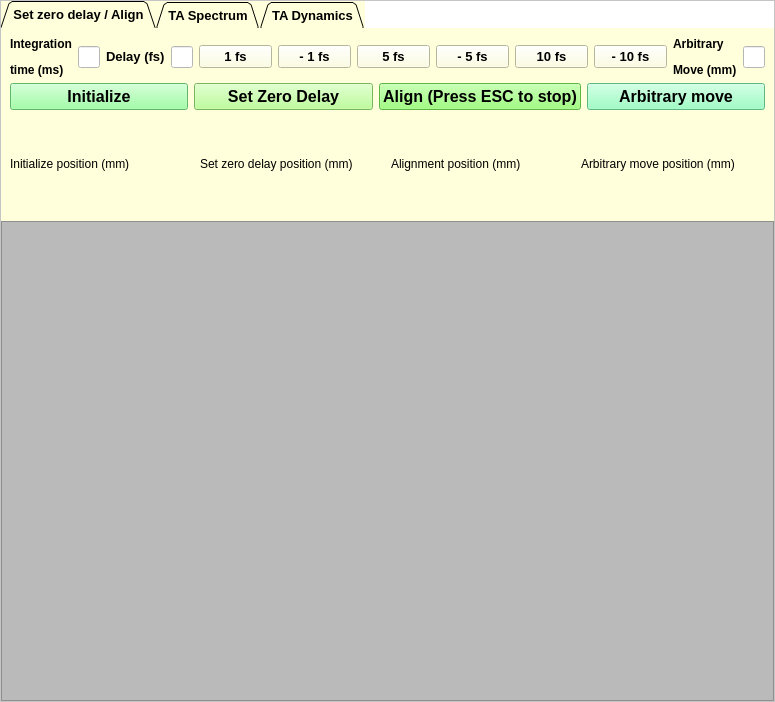
<?xml version="1.0" encoding="UTF-8"?>
<ui version="4.0">
 <class>MainWindow</class>
 <widget class="QMainWindow" name="MainWindow">
  <property name="geometry">
   <rect>
    <x>0</x>
    <y>0</y>
    <width>775</width>
    <height>702</height>
   </rect>
  </property>
  <property name="minimumSize">
   <size>
    <width>600</width>
    <height>400</height>
   </size>
  </property>
  <property name="maximumSize">
   <size>
    <width>16777215</width>
    <height>16777215</height>
   </size>
  </property>
  <property name="windowTitle">
   <string>Transient Absorption</string>
  </property>
  <widget class="QWidget" name="centralwidget">
   <layout class="QGridLayout" name="gridLayout">
    <property name="leftMargin">
     <number>0</number>
    </property>
    <property name="topMargin">
     <number>0</number>
    </property>
    <property name="rightMargin">
     <number>0</number>
    </property>
    <property name="bottomMargin">
     <number>0</number>
    </property>
    <item row="0" column="0">
     <widget class="QFrame" name="frame_2">
      <property name="minimumSize">
       <size>
        <width>600</width>
        <height>400</height>
       </size>
      </property>
      <property name="styleSheet">
       <string notr="true">background-color: rgb(255, 255, 255);</string>
      </property>
      <property name="frameShape">
       <enum>QFrame::StyledPanel</enum>
      </property>
      <property name="frameShadow">
       <enum>QFrame::Raised</enum>
      </property>
      <layout class="QVBoxLayout" name="verticalLayout_2">
       <property name="spacing">
        <number>0</number>
       </property>
       <property name="leftMargin">
        <number>0</number>
       </property>
       <property name="topMargin">
        <number>0</number>
       </property>
       <property name="rightMargin">
        <number>0</number>
       </property>
       <property name="bottomMargin">
        <number>0</number>
       </property>
       <item>
        <widget class="QTabWidget" name="tabWidget">
         <property name="minimumSize">
          <size>
           <width>400</width>
           <height>0</height>
          </size>
         </property>
         <property name="maximumSize">
          <size>
           <width>16777215</width>
           <height>220</height>
          </size>
         </property>
         <property name="font">
          <font>
           <pointsize>10</pointsize>
           <weight>75</weight>
           <bold>true</bold>
          </font>
         </property>
         <property name="styleSheet">
          <string notr="true">background-color: rgb(255, 255, 219);
border-right-color: rgb(0, 0, 0);
border-color: rgb(0, 0, 0);</string>
         </property>
         <property name="tabPosition">
          <enum>QTabWidget::North</enum>
         </property>
         <property name="tabShape">
          <enum>QTabWidget::Triangular</enum>
         </property>
         <property name="currentIndex">
          <number>0</number>
         </property>
         <property name="movable">
          <bool>false</bool>
         </property>
         <widget class="QWidget" name="tab">
          <attribute name="title">
           <string>Set zero delay / Align</string>
          </attribute>
          <layout class="QGridLayout" name="gridLayout_2">
           <item row="1" column="0">
            <layout class="QHBoxLayout" name="horizontalLayout_2">
             <item>
              <widget class="QPushButton" name="initialize_pushButton">
               <property name="font">
                <font>
                 <pointsize>12</pointsize>
                 <weight>75</weight>
                 <bold>true</bold>
                </font>
               </property>
               <property name="styleSheet">
                <string notr="true">background-color: rgb(134, 255, 144);</string>
               </property>
               <property name="text">
                <string>Initialize</string>
               </property>
              </widget>
             </item>
             <item>
              <widget class="QPushButton" name="set_zerodelay_pushButton">
               <property name="font">
                <font>
                 <pointsize>12</pointsize>
                 <weight>75</weight>
                 <bold>true</bold>
                </font>
               </property>
               <property name="styleSheet">
                <string notr="true">background-color: rgb(170, 255, 127);</string>
               </property>
               <property name="text">
                <string>Set Zero Delay</string>
               </property>
              </widget>
             </item>
             <item>
              <widget class="QPushButton" name="align_pushButton">
               <property name="font">
                <font>
                 <pointsize>12</pointsize>
                 <weight>75</weight>
                 <bold>true</bold>
                </font>
               </property>
               <property name="styleSheet">
                <string notr="true">background-color: rgb(131, 255, 93);</string>
               </property>
               <property name="text">
                <string>Align (Press ESC to stop)</string>
               </property>
              </widget>
             </item>
             <item>
              <widget class="QPushButton" name="arb_move_pushButton">
               <property name="font">
                <font>
                 <pointsize>12</pointsize>
                 <weight>75</weight>
                 <bold>true</bold>
                </font>
               </property>
               <property name="styleSheet">
                <string notr="true">background-color: rgb(131, 255, 181);</string>
               </property>
               <property name="text">
                <string>Arbitrary move</string>
               </property>
              </widget>
             </item>
            </layout>
           </item>
           <item row="0" column="0">
            <layout class="QHBoxLayout" name="horizontalLayout">
             <item>
              <widget class="QLabel" name="inttime_strt_label">
               <property name="text">
                <string>&lt;html&gt;&lt;head/&gt;&lt;body&gt;&lt;p&gt;&lt;span style=&quot; font-size:9pt; font-weight:600;&quot;&gt;Integration&lt;/span&gt;&lt;/p&gt;&lt;p&gt;&lt;span style=&quot; font-size:9pt; font-weight:600;&quot;&gt;time (ms)&lt;/span&gt;&lt;/p&gt;&lt;/body&gt;&lt;/html&gt;</string>
               </property>
              </widget>
             </item>
             <item>
              <widget class="QLineEdit" name="strt_inttime_lineEdit">
               <property name="maximumSize">
                <size>
                 <width>300</width>
                 <height>16777215</height>
                </size>
               </property>
               <property name="styleSheet">
                <string notr="true">background-color: rgb(255, 255, 255);</string>
               </property>
              </widget>
             </item>
             <item>
              <widget class="QLabel" name="label_11">
               <property name="sizePolicy">
                <sizepolicy hsizetype="Preferred" vsizetype="Preferred">
                 <horstretch>0</horstretch>
                 <verstretch>0</verstretch>
                </sizepolicy>
               </property>
               <property name="text">
                <string>&lt;html&gt;&lt;head/&gt;&lt;body&gt;&lt;p&gt;&lt;span style=&quot; font-size:10pt; font-weight:600;&quot;&gt;Delay (fs)&lt;/span&gt;&lt;/p&gt;&lt;/body&gt;&lt;/html&gt;</string>
               </property>
              </widget>
             </item>
             <item>
              <widget class="QLineEdit" name="strt_delay_lineEdit">
               <property name="maximumSize">
                <size>
                 <width>300</width>
                 <height>16777215</height>
                </size>
               </property>
               <property name="styleSheet">
                <string notr="true">background-color: rgb(255, 255, 255);</string>
               </property>
              </widget>
             </item>
             <item>
              <widget class="QPushButton" name="one_fs_pushButton">
               <property name="font">
                <font>
                 <pointsize>10</pointsize>
                 <weight>75</weight>
                 <bold>true</bold>
                </font>
               </property>
               <property name="styleSheet">
                <string notr="true"/>
               </property>
               <property name="text">
                <string>1 fs</string>
               </property>
              </widget>
             </item>
             <item>
              <widget class="QPushButton" name="none_fs_pushButton">
               <property name="font">
                <font>
                 <pointsize>10</pointsize>
                 <weight>75</weight>
                 <bold>true</bold>
                </font>
               </property>
               <property name="text">
                <string>- 1 fs</string>
               </property>
              </widget>
             </item>
             <item>
              <widget class="QPushButton" name="five_fs_pushButton">
               <property name="font">
                <font>
                 <pointsize>10</pointsize>
                 <weight>75</weight>
                 <bold>true</bold>
                </font>
               </property>
               <property name="text">
                <string>5 fs</string>
               </property>
              </widget>
             </item>
             <item>
              <widget class="QPushButton" name="nfive_fs_pushButton">
               <property name="font">
                <font>
                 <pointsize>10</pointsize>
                 <weight>75</weight>
                 <bold>true</bold>
                </font>
               </property>
               <property name="text">
                <string>- 5 fs</string>
               </property>
              </widget>
             </item>
             <item>
              <widget class="QPushButton" name="ten_fs_pushButton">
               <property name="font">
                <font>
                 <pointsize>10</pointsize>
                 <weight>75</weight>
                 <bold>true</bold>
                </font>
               </property>
               <property name="text">
                <string>10 fs</string>
               </property>
              </widget>
             </item>
             <item>
              <widget class="QPushButton" name="nten_fs_pushButton">
               <property name="font">
                <font>
                 <pointsize>10</pointsize>
                 <weight>75</weight>
                 <bold>true</bold>
                </font>
               </property>
               <property name="text">
                <string>- 10 fs</string>
               </property>
              </widget>
             </item>
             <item>
              <widget class="QLabel" name="label_2">
               <property name="text">
                <string>&lt;html&gt;&lt;head/&gt;&lt;body&gt;&lt;p&gt;&lt;span style=&quot; font-size:9pt; font-weight:600;&quot;&gt;Arbitrary&lt;/span&gt;&lt;/p&gt;&lt;p&gt;&lt;span style=&quot; font-size:9pt; font-weight:600;&quot;&gt;Move (mm)&lt;/span&gt;&lt;/p&gt;&lt;/body&gt;&lt;/html&gt;</string>
               </property>
              </widget>
             </item>
             <item>
              <widget class="QLineEdit" name="arb_move_lineEdit">
               <property name="styleSheet">
                <string notr="true">background-color: rgb(255, 255, 255);</string>
               </property>
              </widget>
             </item>
            </layout>
           </item>
           <item row="2" column="0">
            <layout class="QHBoxLayout" name="horizontalLayout_7">
             <property name="sizeConstraint">
              <enum>QLayout::SetDefaultConstraint</enum>
             </property>
             <item>
              <widget class="QLabel" name="initialize_label">
               <property name="sizePolicy">
                <sizepolicy hsizetype="Preferred" vsizetype="Preferred">
                 <horstretch>0</horstretch>
                 <verstretch>0</verstretch>
                </sizepolicy>
               </property>
               <property name="minimumSize">
                <size>
                 <width>140</width>
                 <height>0</height>
                </size>
               </property>
               <property name="text">
                <string>Initialize position (mm)</string>
               </property>
              </widget>
             </item>
             <item>
              <widget class="QLabel" name="set_zero_delay_label">
               <property name="text">
                <string>Set zero delay position (mm)</string>
               </property>
              </widget>
             </item>
             <item>
              <widget class="QLabel" name="align_label">
               <property name="text">
                <string>Alignment position (mm)</string>
               </property>
              </widget>
             </item>
             <item>
              <widget class="QLabel" name="arb_move_label">
               <property name="text">
                <string>Arbitrary move position (mm)</string>
               </property>
              </widget>
             </item>
            </layout>
           </item>
          </layout>
         </widget>
         <widget class="QWidget" name="tab_3">
          <attribute name="title">
           <string>TA Spectrum</string>
          </attribute>
          <layout class="QGridLayout" name="gridLayout_3">
           <item row="0" column="0">
            <layout class="QHBoxLayout" name="horizontalLayout_3">
             <item>
              <widget class="QLabel" name="Dspc_label">
               <property name="text">
                <string>&lt;html&gt;&lt;head/&gt;&lt;body&gt;&lt;p&gt;&lt;span style=&quot; font-size:10pt; font-weight:600;&quot;&gt;Delay (fs)&lt;/span&gt;&lt;/p&gt;&lt;/body&gt;&lt;/html&gt;</string>
               </property>
              </widget>
             </item>
             <item>
              <widget class="QLineEdit" name="spc_delay_lineEdit">
               <property name="styleSheet">
                <string notr="true">background-color: rgb(255, 255, 255);</string>
               </property>
              </widget>
             </item>
             <item>
              <widget class="QLabel" name="inttime_spc_label">
               <property name="text">
                <string>&lt;html&gt;&lt;head/&gt;&lt;body&gt;&lt;p&gt;&lt;span style=&quot; font-size:10pt; font-weight:600;&quot;&gt;Integration Time (ms)&lt;/span&gt;&lt;/p&gt;&lt;/body&gt;&lt;/html&gt;</string>
               </property>
              </widget>
             </item>
             <item>
              <widget class="QLineEdit" name="spc_inttime_lineEdit">
               <property name="styleSheet">
                <string notr="true">background-color: rgb(255, 255, 255);</string>
               </property>
              </widget>
             </item>
            </layout>
           </item>
           <item row="1" column="0">
            <layout class="QHBoxLayout" name="horizontalLayout_4">
             <item>
              <widget class="QPushButton" name="spc_meas_pushButton">
               <property name="font">
                <font>
                 <pointsize>12</pointsize>
                 <weight>75</weight>
                 <bold>true</bold>
                </font>
               </property>
               <property name="styleSheet">
                <string notr="true">background-color: rgb(85, 255, 0);
background-color: rgb(170, 255, 127);</string>
               </property>
               <property name="text">
                <string>Measure</string>
               </property>
              </widget>
             </item>
             <item>
              <widget class="QPushButton" name="spc_clean_pushButton">
               <property name="font">
                <font>
                 <pointsize>12</pointsize>
                 <weight>75</weight>
                 <bold>true</bold>
                </font>
               </property>
               <property name="styleSheet">
                <string notr="true">background-color: rgb(255, 85, 0);
background-color: rgb(255, 152, 138);</string>
               </property>
               <property name="text">
                <string>Clear</string>
               </property>
              </widget>
             </item>
             <item>
              <widget class="QPushButton" name="spc_save_pushButton">
               <property name="font">
                <font>
                 <pointsize>12</pointsize>
                 <weight>75</weight>
                 <bold>true</bold>
                </font>
               </property>
               <property name="styleSheet">
                <string notr="true">background-color: rgb(173, 180, 255);</string>
               </property>
               <property name="text">
                <string>Save</string>
               </property>
              </widget>
             </item>
             <item>
              <widget class="QPushButton" name="spc_exit_pushButton">
               <property name="font">
                <font>
                 <pointsize>12</pointsize>
                 <weight>75</weight>
                 <bold>true</bold>
                </font>
               </property>
               <property name="styleSheet">
                <string notr="true">background-color: rgb(105, 203, 255);</string>
               </property>
               <property name="text">
                <string>Exit</string>
               </property>
              </widget>
             </item>
            </layout>
           </item>
           <item row="2" column="0">
            <layout class="QHBoxLayout" name="horizontalLayout_8">
             <item>
              <widget class="QLabel" name="spec_currpos_label">
               <property name="text">
                <string>Stage current position</string>
               </property>
              </widget>
             </item>
             <item>
              <widget class="QLabel" name="ta_out_range_label">
               <property name="text">
                <string/>
               </property>
              </widget>
             </item>
            </layout>
           </item>
          </layout>
         </widget>
         <widget class="QWidget" name="tab_2">
          <attribute name="title">
           <string>TA Dynamics</string>
          </attribute>
          <layout class="QGridLayout" name="gridLayout_4">
           <item row="0" column="0">
            <layout class="QHBoxLayout" name="horizontalLayout_5">
             <item>
              <widget class="QLabel" name="Dini_label">
               <property name="text">
                <string>&lt;html&gt;&lt;head/&gt;&lt;body&gt;&lt;p&gt;&lt;span style=&quot; font-size:12pt; font-weight:600;&quot;&gt;D&lt;/span&gt;&lt;span style=&quot; font-size:12pt; font-weight:600; vertical-align:sub;&quot;&gt;ini &lt;/span&gt;&lt;span style=&quot; font-size:12pt; font-weight:600;&quot;&gt;(fs)&lt;/span&gt;&lt;/p&gt;&lt;/body&gt;&lt;/html&gt;</string>
               </property>
              </widget>
             </item>
             <item>
              <widget class="QLineEdit" name="dyn_inidelay_lineEdit">
               <property name="styleSheet">
                <string notr="true">background-color: rgb(255, 255, 255);</string>
               </property>
              </widget>
             </item>
             <item>
              <widget class="QLabel" name="Dfin_label">
               <property name="text">
                <string>&lt;html&gt;&lt;head/&gt;&lt;body&gt;&lt;p&gt;&lt;span style=&quot; font-size:12pt; font-weight:600;&quot;&gt;D&lt;/span&gt;&lt;span style=&quot; font-size:12pt; font-weight:600; vertical-align:sub;&quot;&gt;fin &lt;/span&gt;&lt;span style=&quot; font-size:12pt; font-weight:600;&quot;&gt;(fs)&lt;/span&gt;&lt;/p&gt;&lt;/body&gt;&lt;/html&gt;</string>
               </property>
              </widget>
             </item>
             <item>
              <widget class="QLineEdit" name="dyn_findelay_lineEdit">
               <property name="styleSheet">
                <string notr="true">background-color: rgb(255, 255, 255);</string>
               </property>
              </widget>
             </item>
             <item>
              <widget class="QLabel" name="Dstep_label">
               <property name="text">
                <string>&lt;html&gt;&lt;head/&gt;&lt;body&gt;&lt;p&gt;&lt;span style=&quot; font-size:12pt; font-weight:600;&quot;&gt;D&lt;/span&gt;&lt;span style=&quot; font-size:12pt; font-weight:600; vertical-align:sub;&quot;&gt;step &lt;/span&gt;&lt;span style=&quot; font-size:12pt; font-weight:600;&quot;&gt;(fs)&lt;/span&gt;&lt;/p&gt;&lt;/body&gt;&lt;/html&gt;</string>
               </property>
              </widget>
             </item>
             <item>
              <widget class="QLineEdit" name="dyn_stpdelay_lineEdit">
               <property name="styleSheet">
                <string notr="true">background-color: rgb(255, 255, 255);</string>
               </property>
              </widget>
             </item>
             <item>
              <widget class="QLabel" name="label">
               <property name="font">
                <font>
                 <pointsize>10</pointsize>
                 <weight>75</weight>
                 <bold>true</bold>
                </font>
               </property>
               <property name="text">
                <string>WL (nm)</string>
               </property>
              </widget>
             </item>
             <item>
              <widget class="QLineEdit" name="dyn_wl_lineEdit">
               <property name="styleSheet">
                <string notr="true">background-color: rgb(255, 255, 255);</string>
               </property>
              </widget>
             </item>
             <item>
              <widget class="QLabel" name="inttime_ta__label">
               <property name="text">
                <string>&lt;!DOCTYPE HTML PUBLIC &quot;-//W3C//DTD HTML 4.0//EN&quot; &quot;http://www.w3.org/TR/REC-html40/strict.dtd&quot;&gt;
&lt;html&gt;&lt;head&gt;&lt;meta name=&quot;qrichtext&quot; content=&quot;1&quot; /&gt;&lt;style type=&quot;text/css&quot;&gt;
p, li { white-space: pre-wrap; }
&lt;/style&gt;&lt;/head&gt;&lt;body style=&quot; font-family:'MS Shell Dlg 2'; font-size:8pt; font-weight:400; font-style:normal;&quot;&gt;
&lt;p style=&quot; margin-top:12px; margin-bottom:12px; margin-left:0px; margin-right:0px; -qt-block-indent:0; text-indent:0px;&quot;&gt;&lt;span style=&quot; font-weight:600;&quot;&gt;Integration&lt;/span&gt;&lt;/p&gt;
&lt;p style=&quot; margin-top:12px; margin-bottom:12px; margin-left:0px; margin-right:0px; -qt-block-indent:0; text-indent:0px;&quot;&gt;&lt;span style=&quot; font-weight:600;&quot;&gt;Time (ms)&lt;/span&gt;&lt;/p&gt;&lt;/body&gt;&lt;/html&gt;</string>
               </property>
              </widget>
             </item>
             <item>
              <widget class="QLineEdit" name="dyn_inttime_lineEdit">
               <property name="styleSheet">
                <string notr="true">background-color: rgb(255, 255, 255);</string>
               </property>
              </widget>
             </item>
            </layout>
           </item>
           <item row="1" column="0">
            <layout class="QHBoxLayout" name="horizontalLayout_6">
             <item>
              <widget class="QPushButton" name="dyn_meas_pushButton">
               <property name="font">
                <font>
                 <pointsize>12</pointsize>
                 <weight>75</weight>
                 <bold>true</bold>
                </font>
               </property>
               <property name="styleSheet">
                <string notr="true">background-color: rgb(170, 255, 127);</string>
               </property>
               <property name="text">
                <string>Measure</string>
               </property>
              </widget>
             </item>
             <item>
              <widget class="QPushButton" name="dyn_clean_pushButton">
               <property name="font">
                <font>
                 <pointsize>12</pointsize>
                 <weight>75</weight>
                 <bold>true</bold>
                </font>
               </property>
               <property name="styleSheet">
                <string notr="true">background-color: rgb(255, 152, 138);</string>
               </property>
               <property name="text">
                <string>Clear</string>
               </property>
              </widget>
             </item>
             <item>
              <widget class="QPushButton" name="dyn_save_pushButton">
               <property name="font">
                <font>
                 <pointsize>12</pointsize>
                 <weight>75</weight>
                 <bold>true</bold>
                </font>
               </property>
               <property name="styleSheet">
                <string notr="true">background-color: rgb(173, 180, 255);</string>
               </property>
               <property name="text">
                <string>Save</string>
               </property>
              </widget>
             </item>
             <item>
              <widget class="QPushButton" name="dyn_exit_pushButton">
               <property name="font">
                <font>
                 <pointsize>12</pointsize>
                 <weight>75</weight>
                 <bold>true</bold>
                </font>
               </property>
               <property name="styleSheet">
                <string notr="true">background-color: rgb(105, 203, 255);</string>
               </property>
               <property name="text">
                <string>Exit</string>
               </property>
              </widget>
             </item>
            </layout>
           </item>
           <item row="2" column="0">
            <layout class="QHBoxLayout" name="horizontalLayout_9">
             <item>
              <widget class="QLabel" name="dyn_currpos_label">
               <property name="text">
                <string>Stage current position</string>
               </property>
              </widget>
             </item>
             <item>
              <widget class="QLabel" name="dyn_out_range_label">
               <property name="text">
                <string/>
               </property>
              </widget>
             </item>
            </layout>
           </item>
          </layout>
         </widget>
        </widget>
       </item>
       <item>
        <widget class="PlotWidget" name="graphicsView">
         <property name="styleSheet">
          <string notr="true">background-color: rgb(186, 186, 186);</string>
         </property>
        </widget>
       </item>
      </layout>
     </widget>
    </item>
   </layout>
  </widget>
  <widget class="QMenuBar" name="menubar">
   <property name="geometry">
    <rect>
     <x>0</x>
     <y>0</y>
     <width>775</width>
     <height>21</height>
    </rect>
   </property>
  </widget>
 </widget>
 <customwidgets>
  <customwidget>
   <class>PlotWidget</class>
   <extends>QGraphicsView</extends>
   <header location="global">pyqtgraph</header>
  </customwidget>
 </customwidgets>
 <resources/>
 <connections/>
</ui>
